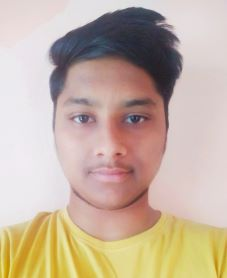
#> input picture Python/h.jpg, 227 x 278 px
$ python v.py
#> lines starting #> are read from the running program, lines starting #| are printed output that depends on the picture; after the words box and inside, x2 and y2 are one past the last pixel; in counts of white or black regions, pixels touching at a corner belong together
import cv2
import numpy as np
iMg =cv2.imread("h.jpg")
#> iMg is the input picture: shape (278, 227, 3); mean B, G, R 161.3, 178.3, 197.6

gray = cv2.cvtColor(iMg, cv2.COLOR_BGR2GRAY)
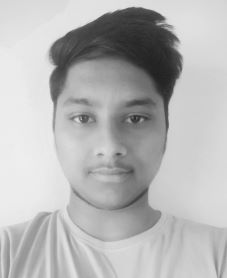
#> gray: shape (278, 227); min 32, max 238, mean 182.1
gray = cv2.medianBlur (gray, 5)
edges = cv2.adaptiveThreshold( gray,255,
                                 cv2.ADAPTIVE_THRESH_MEAN_C,
                                 cv2.THRESH_BINARY, 9, 9)
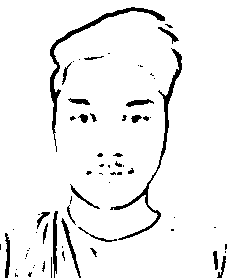
#> edges: shape (278, 227); 94% white; 68 black regions (42 under 20 px), largest, box (x1, y1, x2, y2) and area: (50, 7, 165, 152) 912, (110, 48, 182, 240) 875, (53, 211, 58, 278) 225

color = cv2.bilateralFilter(iMg, 9, 250, 250)
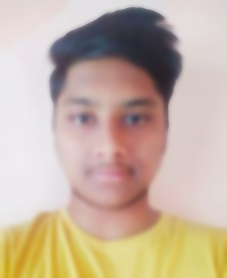
#> color: shape (278, 227, 3); mean B, G, R 161.3, 178.3, 197.6
cartoon = cv2.bitwise_and(color, color, mask=edges)
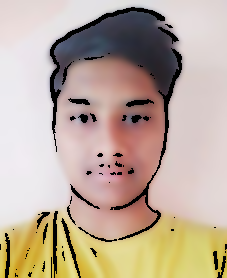
#> cartoon: shape (278, 227, 3); mean B, G, R 155, 170.5, 188.3

cv2.imshow("ge",iMg)
cv2.imshow("ge",edges)
cv2.imshow("ge",cartoon)
